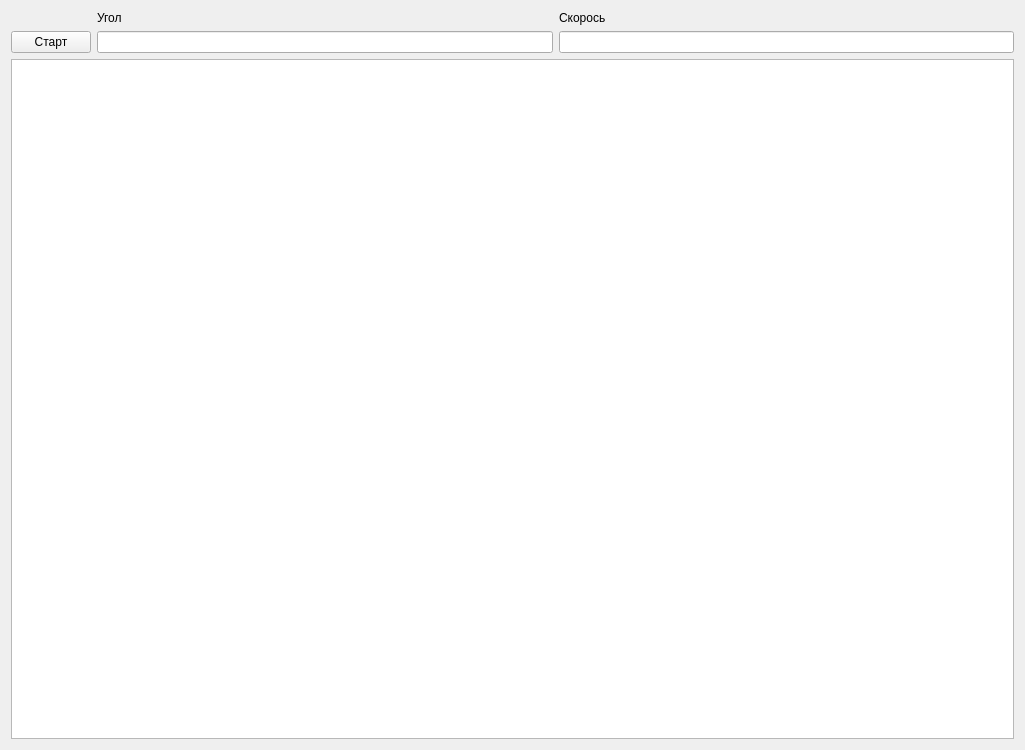
<?xml version="1.0" encoding="UTF-8"?>
<ui version="4.0">
 <class>Widget</class>
 <widget class="QWidget" name="Widget">
  <property name="geometry">
   <rect>
    <x>0</x>
    <y>0</y>
    <width>1025</width>
    <height>750</height>
   </rect>
  </property>
  <property name="windowTitle">
   <string>Widget</string>
  </property>
  <layout class="QGridLayout" name="gridLayout">
   <item row="2" column="0" colspan="3">
    <widget class="QGraphicsView" name="graphicsView">
     <property name="sizePolicy">
      <sizepolicy hsizetype="Minimum" vsizetype="Minimum">
       <horstretch>0</horstretch>
       <verstretch>0</verstretch>
      </sizepolicy>
     </property>
    </widget>
   </item>
   <item row="1" column="0">
    <widget class="QPushButton" name="pushButton">
     <property name="text">
      <string>Старт</string>
     </property>
    </widget>
   </item>
   <item row="1" column="1">
    <widget class="QLineEdit" name="lineAngle"/>
   </item>
   <item row="1" column="2">
    <widget class="QLineEdit" name="lineEdit"/>
   </item>
   <item row="0" column="1">
    <widget class="QLabel" name="label">
     <property name="maximumSize">
      <size>
       <width>16777215</width>
       <height>10</height>
      </size>
     </property>
     <property name="text">
      <string>Угол</string>
     </property>
    </widget>
   </item>
   <item row="0" column="2">
    <widget class="QLabel" name="label_2">
     <property name="text">
      <string>Скорось</string>
     </property>
    </widget>
   </item>
  </layout>
 </widget>
 <resources/>
 <connections/>
</ui>
